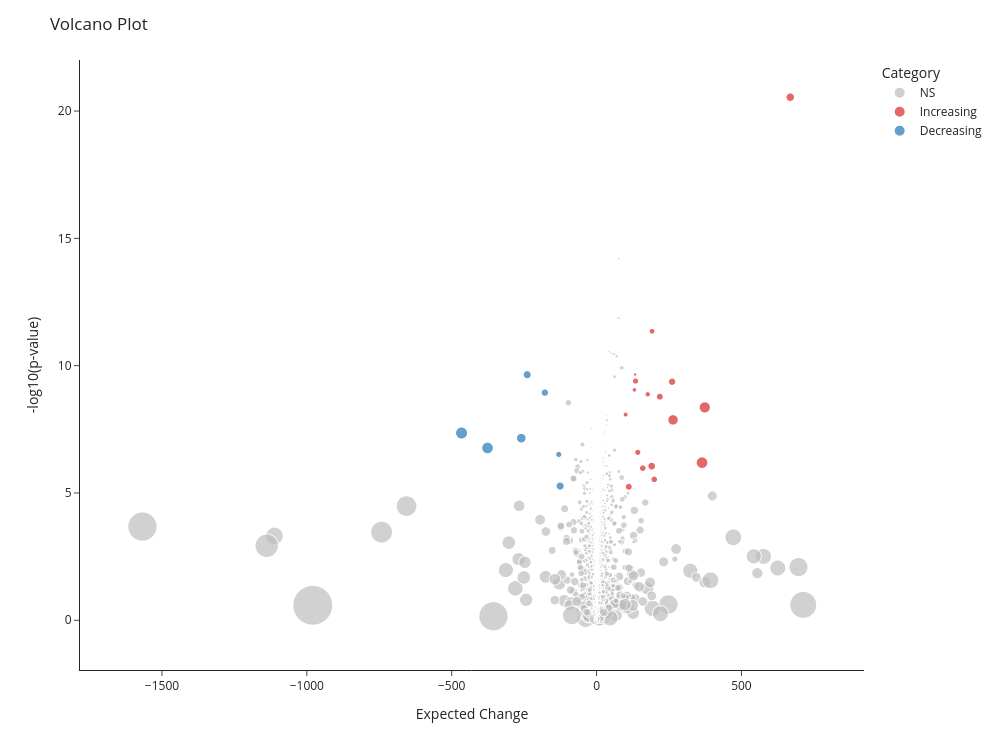

Here is the notebook cell this chart was saved with:
### Code cell
df["expected_change"] = (np.pow(2, df["log2FoldChange"]) * df["baseMean"]) - df["baseMean"]

volcano_plot(
    df,
    lfc_col="expected_change",
    pval_col="log10p",
    gene_col=None,
    size_col="baseMean",
    lfc_thresh=100,
    pval_thresh=-np.log10(0.05 / df.shape[0]),
    x_label="Expected Change",
    y_label="-log10(p-value)",
    title="Volcano Plot",
    up_color="#d62728",      # red
    down_color="#1f77b4",    # blue
    ns_color="#bdbdbd",      # grey
    width=1000,
    height=750,
    size_max=40,
)

### Figure 1 — Plotly figure (JSON) as saved in the notebook; plotly's stock layout.template omitted (floating-point values rounded to 4 significant figures; data arrays with more than 128 entries replaced by an {"elided": "..."} marker saying what was removed)
{"data": [{"customdata": {"elided": "5261x2 mixed values"}, "hovertemplate": "<b>%{hovertext}</b><br><br>expected_change=%{x}<br>log10p=%{y}<br>baseMean=%{customdata[0]}<extra></extra>", "hovertext": {"elided": "5261 str values"}, "legendgroup": "NS", "marker": {"color": "#bdbdbd", "size": {"elided": "5261 float values"}, "sizemode": "area", "sizeref": 9.432, "symbol": "circle"}, "mode": "markers", "name": "NS", "showlegend": true, "type": "scattergl", "x": {"elided": "5261 float values"}, "xaxis": "x", "y": {"elided": "5261 float values"}, "yaxis": "y"}, {"customdata": [[1180.0, "Increasing"], [426.4, "Increasing"], [255.8, "Increasing"], [397.1, "Increasing"], [111.4, "Increasing"], [675.7, "Increasing"], [493.4, "Increasing"], [1264.0, "Increasing"], [567.6, "Increasing"], [382.6, "Increasing"], [351.7, "Increasing"], [477.3, "Increasing"], [40.01, "Increasing"], [1066.0, "Increasing"], [526.7, "Increasing"], [318.8, "Increasing"], [212.1, "Increasing"], [289.3, "Increasing"]], "hovertemplate": "<b>%{hovertext}</b><br><br>expected_change=%{x}<br>log10p=%{y}<br>baseMean=%{customdata[0]}<extra></extra>", "hovertext": ["ABCA2", "CCNI", "CLIP2", "COBL", "COL11A2", "COL9A2", "DAZAP1", "DST", "FNBP1", "HNRNPU", "KIF1A", "MAP6D1", "MLPH", "SHTN1", "SOX10", "SOX8", "SRCIN1", "WIPF1"], "legendgroup": "Increasing", "marker": {"color": "#d62728", "size": [1180.0, 426.4, 255.8, 397.1, 111.4, 675.7, 493.4, 1264.0, 567.6, 382.6, 351.7, 477.3, 40.01, 1066.0, 526.7, 318.8, 212.1, 289.3], "sizemode": "area", "sizeref": 9.432, "symbol": "circle"}, "mode": "markers", "name": "Increasing", "showlegend": true, "type": "scattergl", "x": [373.5, 159.5, 100.4, 199.0, 133.1, 668.5, 218.3, 363.9, 190.2, 134.4, 142.2, 111.0, 127.3, 263.9, 260.6, 191.5, 130.7, 176.5], "xaxis": "x", "y": [8.362, 5.974, 8.08, 5.535, 9.652, 20.54, 8.782, 6.191, 6.055, 9.397, 6.596, 5.247, 5.19, 7.871, 9.37, 11.35, 9.05, 8.875], "yaxis": "y"}, {"customdata": [[1344.0, "Decreasing"], [620.9, "Decreasing"], [1436.0, "Decreasing"], [640.2, "Decreasing"], [368.9, "Decreasing"], [910.9, "Decreasing"], [532.0, "Decreasing"]], "hovertemplate": "<b>%{hovertext}</b><br><br>expected_change=%{x}<br>log10p=%{y}<br>baseMean=%{customdata[0]}<extra></extra>", "hovertext": ["ANLN", "CEP85", "HAPLN2", "HHIP", "PEX5L", "PLIN3", "SLC6A9"], "legendgroup": "Decreasing", "marker": {"color": "#1f77b4", "size": [1344.0, 620.9, 1436.0, 640.2, 368.9, 910.9, 532.0], "sizemode": "area", "sizeref": 9.432, "symbol": "circle"}, "mode": "markers", "name": "Decreasing", "showlegend": true, "type": "scattergl", "x": [-376.3, -125.8, -466.0, -239.4, -130.4, -259.9, -178.4], "xaxis": "x", "y": [6.768, 5.273, 7.356, 9.645, 6.513, 7.153, 8.94], "yaxis": "y"}], "layout": {"height": 750, "legend": {"itemsizing": "constant", "title": {"text": "Category"}, "tracegroupgap": 0}, "margin": {"t": 60}, "paper_bgcolor": "white", "plot_bgcolor": "white", "shapes": [{"line": {"color": "black", "dash": "dash"}, "type": "line", "x0": 100, "x1": 100, "xref": "x", "y0": 0, "y1": 1, "yref": "y domain"}, {"line": {"color": "black", "dash": "dash"}, "type": "line", "x0": -100, "x1": -100, "xref": "x", "y0": 0, "y1": 1, "yref": "y domain"}, {"line": {"color": "black", "dash": "dash"}, "type": "line", "x0": 0, "x1": 1, "xref": "x domain", "y0": 5.024, "y1": 5.024, "yref": "y"}], "title": {"text": "Volcano Plot"}, "width": 1000, "xaxis": {"anchor": "y", "domain": [0, 1], "title": {"text": "Expected Change"}}, "yaxis": {"anchor": "x", "domain": [0, 1], "title": {"text": "-log10(p-value)"}}}}
